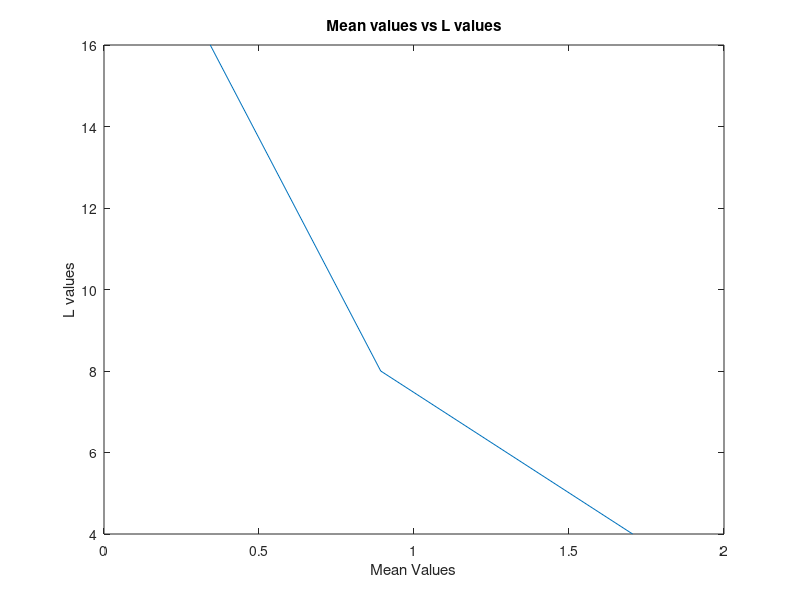
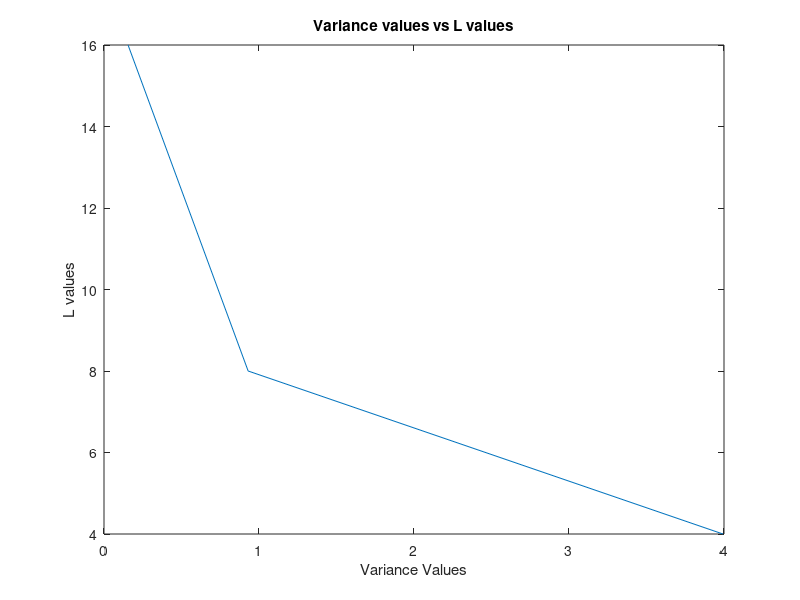
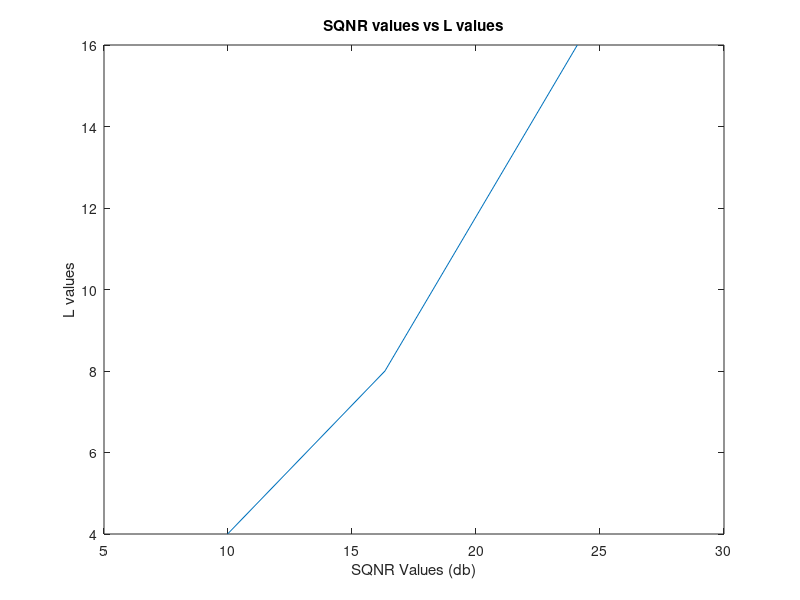

Write the MATLAB code that produced these figures, in order. (Note: this script raises an error after producing the figures.)
% Parameters

A = 9; % Signal Amplitude [13001578 --> 1 + 8]
f = 1000; % Frequency in Hz
duration = 0.01; % Signal duration in seconds
T_s = 0.0001; % Sampling interval
t = 0:T_s:duration; % Time vector
L = 32; % Number of quantization levels
mu = 255; % For μ-law quantization
p = 0.01; % Error probability in Binary Symmetric Channel

%% Sampling

function samples = sample_signal(A, f, T_s, duration)
    t = 0:T_s:duration;  % Time vector
    samples = A * sin(2 * pi * f * t);  % Generate sinusoidal signal
end

T_s_values = [0.001, 0.0005, 0.0001]; % Sampling intervals

for T_s = T_s_values
    samples = sample_signal(A, f, T_s, duration);
    % figure;
    % plot(0:T_s:duration, samples);
    % title(['Sampled Signal with T_s = ', num2str(T_s)]);
    % xlabel('Time (s)');
    % ylabel('Amplitude');
end

%% Quantization

% Uniform
% function [quantized_values, levels] = uniform_quantizer(signal, L, A)
%     levels = linspace(-A, A, L);  % Define L quantization levels
%     delta = levels(2) - levels(1); % Step size
%     quantized_values = round((signal + A) / delta) * delta - A; % Quantize
% end

function [quantized_values, levels] = uniform_quantizer(signal, L, A)
    % Define L quantization levels linearly spaced between -A and A
    levels = linspace(-A, A, L);  
    
    % Quantize the signal: find the closest level to each sample
    quantized_values = zeros(size(signal));  % Initialize output array
    for i = 1:length(signal)
        % Find the closest quantization level
        [~, idx] = min(abs(signal(i) - levels));  % Find closest level index
        quantized_values(i) = levels(idx);  % Assign the quantized value
    end
end

% meow :3
function quantized_values = mu_law_quantizer(signal, L, mu)
    normalized_signal = signal / max(abs(signal)); % Normalize
    compressed_signal = sign(normalized_signal) .* log(1 + mu * abs(normalized_signal)) / log(1 + mu);
    quantized_signal = round((compressed_signal + 1) * (L - 1) / 2); % Uniform quantization
    quantized_values = 2 * quantized_signal / (L - 1) - 1; % Decompress
    quantized_values = quantized_values * max(abs(signal)); % Restore scale
end

%% Quantization Error Analysis

function [mae, var_error] = quantization_error_analysis(signal, quantized_signal)
    error = signal - quantized_signal;
    mae = mean(abs(error)); % Mean Absolute Error
    var_error = var(error); % Variance of Error
end

%% Signal-to-Quantization Noise Ratio (SQNR)

function sqnr = calculate_sqnr(signal, quantized_signal)
    signal_power = mean(signal .^ 2);
    error = signal - quantized_signal;
    noise_power = mean((error) .^ 2);
    sqnr = 10 * log10(signal_power / noise_power);
end

%% Huffman Encoding

function [encoded_signal, dict] = huffman_encode(signal)
    symbols = unique(signal);
    probabilities = histcounts(signal, [symbols, max(symbols) + 1], 'Normalization', 'probability');
    dict = huffmandict(symbols, probabilities);
    encoded_signal = huffmanenco(signal, dict);
end

%% Huffman Decoding

function decoded_signal = huffman_decode(encoded_signal, dict)
    decoded_signal = huffmandeco(encoded_signal, dict);
end

%% Signal Comparison

% no functions here :)

%% Compression Metrics

function compression_rate = calculate_compression_rate(original_bits, compressed_bits)
    compression_rate = (original_bits - compressed_bits) / original_bits;
end

%% Error Channel Simulation

function noisy_signal = bsc_channel(encoded_signal, p)
    noisy_signal = xor(encoded_signal, rand(size(encoded_signal)) < p);
    noisy_signal = double(noisy_signal);
end

%% Simulation time :3

% Step 1: Input Signal and Sampling

input_signal = sample_signal(A, f, T_s, duration);

% Step 2: Quantization

[uniform_quantized, uniform_levels] = uniform_quantizer(input_signal, L, A);
mu_quantized = mu_law_quantizer(input_signal, L, mu);

% Step 3: Quantization Error Analysis

L_Values = [4, 8, 16];
mae_Values = [0, 0, 0];
var_Values = [0, 0, 0];
i = 1;

for LValue = L_Values
    [uniform_quantized, uniform_levels] = uniform_quantizer(input_signal, LValue, A);
    [mae_uniform, var_uniform] = quantization_error_analysis(input_signal, uniform_quantized);
    % [mae_uniform, var_uniform] = quantization_error_analysis(input_signal, mu_quantized);
    % disp(['Mean Absolute Error (Uniform): ', num2str(mae_uniform), 'For the value of L:', num2str(LValue)]);
    % disp(['Variance of Error (Uniform): ', num2str(var_uniform), 'For the value of L:', num2str(LValue)]);
    mae_Values(1, i) = mae_uniform;
    var_Values(1, i)= var_uniform;
    i = i+1;
end
figure;
plot(mae_Values, L_Values);
title('Mean values vs L values');
xlabel('Mean Values');
ylabel('L values');

figure;
plot(var_Values, L_Values);
title('Variance values vs L values');
xlabel('Variance Values');
ylabel('L values');

% Step 4: SQNR

% sqnr_uniform = calculate_sqnr(input_signal, uniform_quantized);
% sqnr_uniform = calculate_sqnr(input_signal, mu_quantized);
% disp(['SQNR (Uniform): ', num2str(sqnr_uniform), ' dB']);

sqnr_Values = [0, 0, 0];
i = 1;
for LValue = L_Values
    [uniform_quantized, uniform_levels] = uniform_quantizer(input_signal, LValue, A);
    sqnr_uniform = calculate_sqnr(input_signal, uniform_quantized);
    % sqnr_uniform = calculate_sqnr(input_signal, mu_quantized);
    sqnr_Values(1, i) = sqnr_uniform;
    i = i+1;
end
figure;
plot(sqnr_Values, L_Values);
title('SQNR values vs L values');
xlabel('SQNR Values (db)');
ylabel('L values');

% Step 5: Encoding (Huffman Encoding)

[encoded_signal, huffman_dict] = huffman_encode(uniform_quantized);
% [encoded_signal, huffman_dict] = huffman_encode(mu_quantized);

% Step 6: Simulate a Channel (Noiseless)

% Huffman decoding to reconstruct the signal
decoded_signal = huffman_decode(encoded_signal, huffman_dict);

% Step 7: Signal Comparison

% Rescale decoded signal for comparison
quantization_step = uniform_levels(2) - uniform_levels(1);
reconstructed_signal = decoded_signal * quantization_step;


% Cross-correlation between input and reconstructed signal
correlation = corrcoef(input_signal, reconstructed_signal);
disp(['Cross-correlation: ', num2str(correlation(1, 2))]);

% Plotting Input vs Output
figure;
plot(t, input_signal, 'b', 'DisplayName', 'Original Signal');
hold on;
plot(t, reconstructed_signal, 'r--', 'DisplayName', 'Reconstructed Signal');
legend;
title('Input Signal vs Reconstructed Signal');
xlabel('Time (s)');
ylabel('Amplitude');

% Step 8: Compression Efficiency and Rate

original_bits = length(input_signal) * ceil(log2(L));
compressed_bits = length(encoded_signal);
compression_rate = calculate_compression_rate(original_bits, compressed_bits);
disp(['Compression Rate: ', num2str(compression_rate * 100), '%']);

% Step 9: Error Channel Simulation (Bonus)

bsc_signal = bsc_channel(encoded_signal, p);
try
    noisy_decoded = huffman_decode(double(bsc_signal), huffman_dict);
    noisy_reconstructed_signal = noisy_decoded * quantization_step;
    % Plot noisy reconstructed signal

    % Ensure the lengths match for plotting
    n = length(noisy_reconstructed_signal);
    min_length = min(length(input_signal), n);  % Ensure matching lengths
    t_reconstructed = linspace(0, duration, min_length);  % Adjust time vector length

    figure;
    plot(t_reconstructed, input_signal(1:min_length), 'b', 'DisplayName', 'Original Signal');
    hold on;
    plot(t_reconstructed, noisy_reconstructed_signal(1:min_length), 'g--', 'DisplayName', 'Noisy Reconstructed Signal');
    legend('Location', 'best')
    title('Input Signal vs Noisy Reconstructed Signal');
    xlabel('Time (s)');
    ylabel('Amplitude');

catch e
    disp('Error during huffman decoding due to an invalid encoded sequence')
    rethrow(e)
end

%% Enhancing Signal Approximation

% one could increase the number of quantization levels but that would be 
% resource-extensive if implemented irl
% more elegantly we could resort to more advanced encoding techniques
% such as arithmetic coding :)